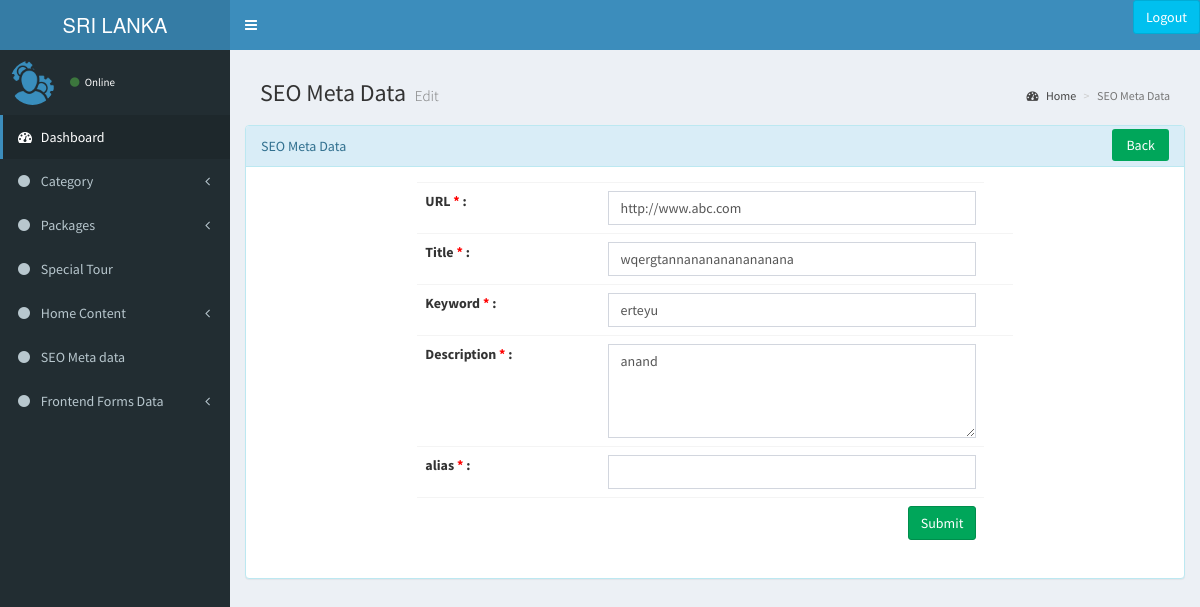
Page /admin/meta_data/update/3 on the committed database.
### tables this page shows
CREATE TABLE `seo_meta_data` (
  `id` int(11) NOT NULL,
  `url` text NOT NULL,
  `title` varchar(255) NOT NULL,
  `keyword` text NOT NULL,
  `description` text NOT NULL,
  `alias` varchar(100) NOT NULL,
  `created_at` datetime NOT NULL,
  `updated_at` datetime NOT NULL
);

### application/controllers/admin/Meta_data.php (called while the page is built, shortened)
<?php defined('BASEPATH') OR exit('No direct script Accesss allowed');
class Meta_data extends CI_Controller{
public function update($id)
{
	$this->load->model('Meta_data_model');
	$data = $this->Meta_data_model->get_data_by_id($id);
	$this->load->view('admin/seo_meta_data/meta_data_edit',array('data' => $data[0]));
}
}

### index.php (called while the page is built, shortened)
<?php
require_once BASEPATH.'core/CodeIgniter.php';

### application/models/Meta_data_model.php (called while the page is built, shortened)
<?php
class Meta_data_model extends CI_Model{
	public function get_data_by_id($id)
	{
		$data = $this->db->get_where('seo_meta_data',array('id'=>$id));
		 return $data->result_array();
	}
}

### application/views/admin/seo_meta_data/meta_data_edit.php (the view, shortened to what this page needs)
<div class="content-wrapper">
  <section class="content">
    <section class="content-header">
      <h1>
      SEO Meta Data
      <small>Edit</small>
      </h1>
      <ol class="breadcrumb">
        <li><a href="#"><i class="fa fa-dashboard"></i> Home</a></li>
        <li class="active">SEO Meta Data</li>
      </ol>
    </section>
    <div class="panel panel-info">
      <div class="panel-heading">SEO Meta Data <a href="<?php echo base_url("admin/meta_data/meta_data_list"); ?>" class="pull-right"> Back</a></div>
      <div class="panel-body">
        <div  class="row" >
          <div class="col-md-2"> </div>
          <div class="col-md-8">
            <form action="../update_data/<?php echo $data['id'];?>" method="post"  id="form_id" >
              <table class="table responsive form-group">
            <tr> <td><b> URL <span style="color: red;">*</span> : </b></td><td> <input type="url" name="url" class="form-control" required placeholder="Enter URl" value="<?php echo $data['url'];?>" > </td>
          </tr>
          <tr> <td><b> Title <span style="color: red;">*</span> :</b></td><td><input type="text" name="title" onkeyup="handleInput2(this.value)" class="form-control" required placeholder="Enter Title" value="<?php echo $data['title'];?>"></td><td><span id="spanId2"></span></td>
        </tr>
         <tr> <td><b> Keyword <span style="color: red;">*</span> :</b></td><td><input type="text" name="keyword" onkeyup="handleInput(this.value)" class="form-control" required placeholder="Enter Keyword" value="<?php echo $data['keyword'];?>"></td><td><span id="spanId"></span></td>
        </tr>
        <tr>
          <td><b> Description <span style="color: red;">*</span> :</b></td>
          <td>
            <textarea rows="4" cols="4" name="description" onkeyup="handleInput3(this.value)" class="form-control" required placeholder="Enter Description"><?php echo $data['description'];?></textarea>
          </td><td><span id="spanId3"></span></td>
        </tr>
         <tr> <td><b> alias <span style="color: red;">*</span> : </b></td><td> <input type="text" name="alias" class="form-control" required  value="<?php echo $data['alias'];?>"  > </td>
          </tr>
        <tr><td colspan="2"> <input type="submit" name="submit" class="pull-right  btn btn-success"></td></tr>
      </table>
    </form>
  </div>
</div>
</div></div>
</section>
</div>

### rows in the picture
seo_meta_data: url "http://www.abc.com", title "wqergtannananananananana", keyword "erteyu", description "anand"
